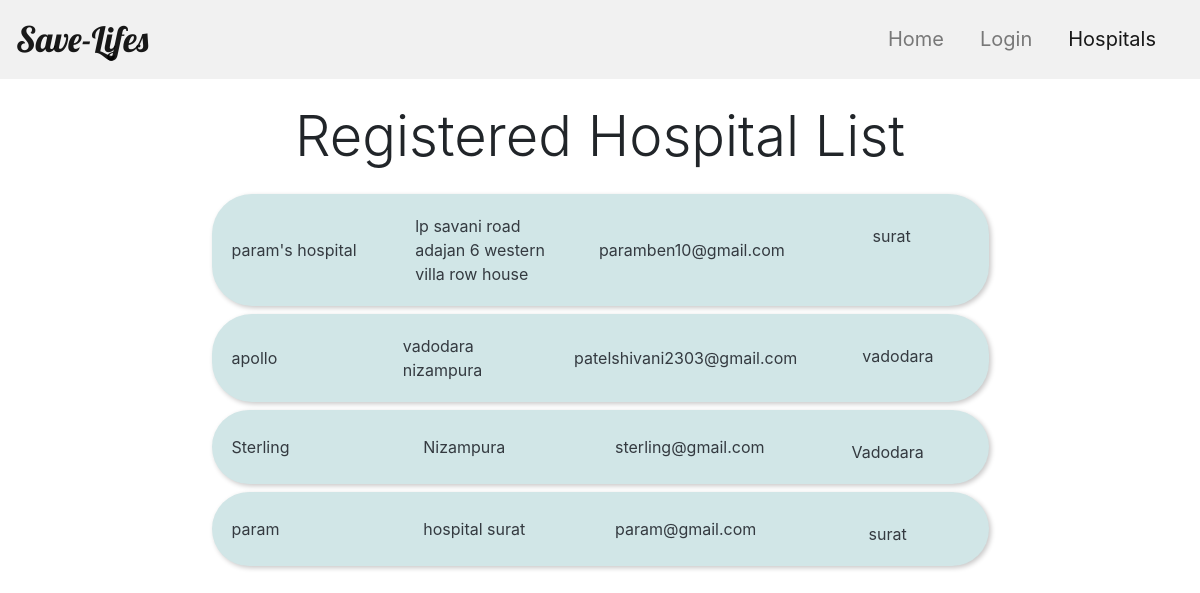
Before: /Hospital/Mainpage/ with the older database file.
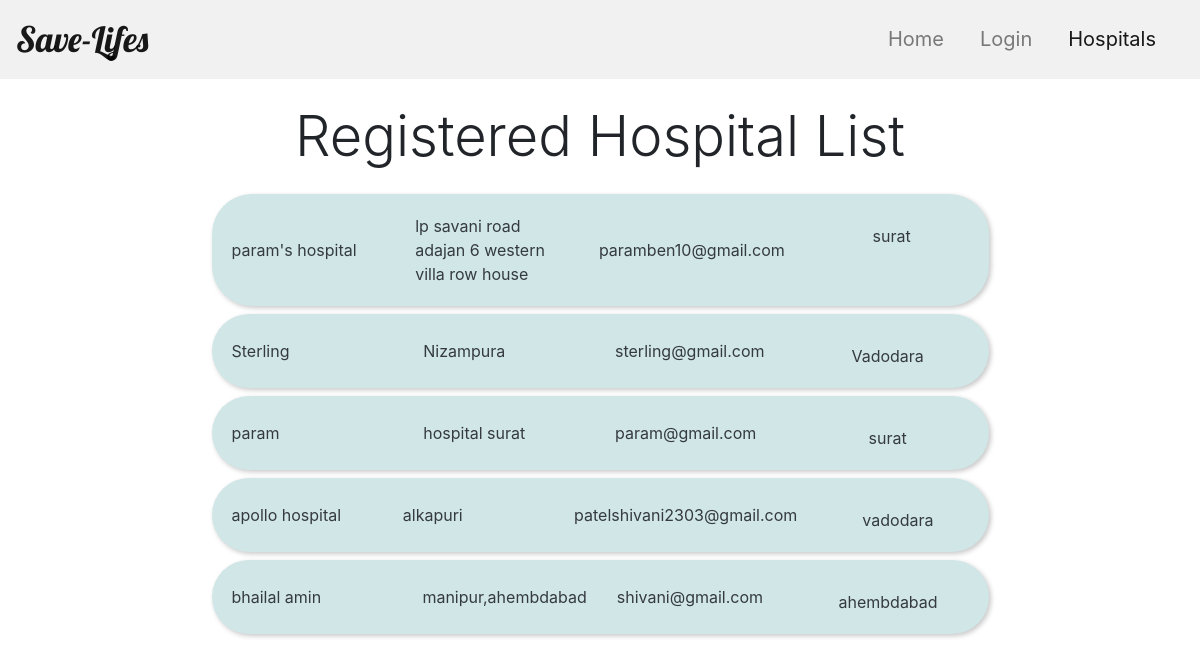
After: the same page with the newer database file.
### hospital/models.py (models this page shows)
class Hospital(models.Model):
    hospital_email=models.CharField(max_length=50,primary_key=True,help_text ='write your email')
    hospital_name=models.CharField(max_length=30)
    hospital_city=models.CharField(max_length=20)
    hospital_mobile_no=models.CharField(max_length=10)
    hospital_address=models.CharField(max_length=100,help_text = 'write your email')
    zip_code=models.CharField(max_length=6)

### hospital/views.py (the view)
# urls.py: url('Mainpage/',Mainpage),
def Mainpage(request):
    hospitals=Hospital.objects.all()
    return render(request, 'main.html', {'hospitals':hospitals})

### hospital/templates/main.html (shortened to what this page needs)
<html>
<head>
    {% load static %}
    <link rel="stylesheet" type="text/css" href="{% static 'css/style2.css' %}">
    <link rel="stylesheet" href="https://stackpath.bootstrapcdn.com/bootstrap/4.4.1/css/bootstrap.min.css">
</head>
<body>
    <nav class="navbar navbar-expand-lg navbar-light sticky-top" style="background-color: #f1f1f1;">
        <a class="navbar-brand" href="#" style="font-size: 35px;">Save-Lifes</a>
        <div class="collapse navbar-collapse justify-content-end" id="navbarNavAltMarkup">
            <div class="navbar-nav" style="font-size: 20px;">
                <a class="nav-item nav-link" href="/Home/Homepage">Home</a>
                <a class="nav-item nav-link" href="/Hospital/loginpage">Login</a>
                <a class="nav-item nav-link active" href="/Hospital/Mainpage">Hospitals</a>
            </div>
        </div>
    </nav>
    <div class="container">
        <h2 class="my-4 text-center display-4">Registered Hospital List</h2>
        {% for hospital in hospitals%}
        <div class="card mb-2 text-dark biLeft " style="background:rgb(209, 230, 231) ;width: 70%; margin: auto;border-radius: 40px;  box-shadow: 2px 2px 5px .1px rgb(201, 200, 200);border:none">
            <div class="card-body">
                <div class="row">
                    <div class="col">
                        {{hospital.hospital_name}}
                    </div>
                    <div class="col">
                        {{hospital.hospital_address}}
                    </div>
                    <div class="col">
                        {{hospital.hospital_email}}
                    </div>
                    <div class="col text-center" style="margin-top:10px;">
                        {{hospital.hospital_city}}
                    </div>
                </div>
            </div>
        </div>
        {% endfor%}
</body>
</html>

Changed rows visible on the page:
changed Hospital "patelshivani2303@gmail.com": hospital_name "apollo" → "apollo hospital"; hospital_address "vadodara nizampura" → "alkapuri"; moves down the list
added Hospital: hospital_name "bhailal amin", hospital_address "manipur,ahembdabad", hospital_email "shivani@gmail.com", hospital_city "ahembdabad"
